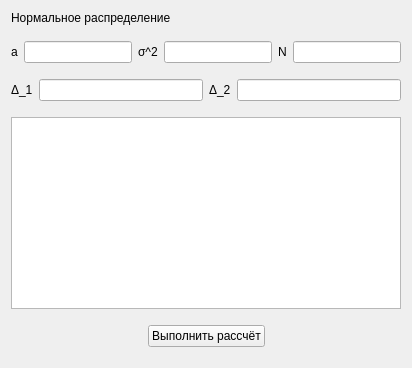
        <widget class="QWidget" name="page_2">
         <layout class="QVBoxLayout" name="verticalLayout_10">
          <item>
           <layout class="QVBoxLayout" name="verticalLayout_9">
            <item>
             <layout class="QVBoxLayout" name="page_0_vl_content_7" stretch="0,0,1,0,1,0,8,0,0,0">
              <item>
               <widget class="QLabel" name="label_5">
                <property name="text">
                 <string>Нормальное распределение</string>
                </property>
               </widget>
              </item>
              <item>
               <spacer name="verticalSpacer_19">
                <property name="orientation">
                 <enum>Qt::Orientation::Vertical</enum>
                </property>
                <property name="sizeType">
                 <enum>QSizePolicy::Policy::Preferred</enum>
                </property>
                <property name="sizeHint" stdset="0">
                 <size>
                  <width>20</width>
                  <height>10</height>
                 </size>
                </property>
               </spacer>
              </item>
              <item>
               <layout class="QHBoxLayout" name="horizontalLayout_27">
                <item>
                 <widget class="QLabel" name="label_40">
                  <property name="text">
                   <string>a</string>
                  </property>
                 </widget>
                </item>
                <item>
                 <widget class="QLineEdit" name="le_normal_distribution_a_parameter"/>
                </item>
                <item>
                 <widget class="QLabel" name="label_41">
                  <property name="text">
                   <string>σ^2</string>
                  </property>
                 </widget>
                </item>
                <item>
                 <widget class="QLineEdit" name="le_normal_distribution_sigma_square_parameter"/>
                </item>
                <item>
                 <widget class="QLabel" name="label_42">
                  <property name="text">
                   <string>N</string>
                  </property>
                 </widget>
                </item>
                <item>
                 <widget class="QLineEdit" name="le_normal_distribution_N_parameter"/>
                </item>
               </layout>
              </item>
              <item>
               <spacer name="verticalSpacer_24">
                <property name="orientation">
                 <enum>Qt::Orientation::Vertical</enum>
                </property>
                <property name="sizeType">
                 <enum>QSizePolicy::Policy::Preferred</enum>
                </property>
                <property name="sizeHint" stdset="0">
                 <size>
                  <width>20</width>
                  <height>10</height>
                 </size>
                </property>
               </spacer>
              </item>
              <item>
               <layout class="QHBoxLayout" name="horizontalLayout_29">
                <item>
                 <widget class="QLabel" name="label_43">
                  <property name="text">
                   <string>Δ_1</string>
                  </property>
                 </widget>
                </item>
                <item>
                 <widget class="QLineEdit" name="le_normal_distribution_delta_1">
                  <property name="readOnly">
                   <bool>true</bool>
                  </property>
                 </widget>
                </item>
                <item>
                 <widget class="QLabel" name="label_44">
                  <property name="text">
                   <string>Δ_2</string>
                  </property>
                 </widget>
                </item>
                <item>
                 <widget class="QLineEdit" name="le_normal_distribution_delta_2">
                  <property name="readOnly">
                   <bool>true</bool>
                  </property>
                 </widget>
                </item>
               </layout>
              </item>
              <item>
               <spacer name="verticalSpacer_21">
                <property name="orientation">
                 <enum>Qt::Orientation::Vertical</enum>
                </property>
                <property name="sizeType">
                 <enum>QSizePolicy::Policy::Preferred</enum>
                </property>
                <property name="sizeHint" stdset="0">
                 <size>
                  <width>20</width>
                  <height>10</height>
                 </size>
                </property>
               </spacer>
              </item>
              <item>
               <layout class="QHBoxLayout" name="horizontalLayout_30">
                <item>
                 <widget class="QTableWidget" name="tw_normal_distribution_result"/>
                </item>
               </layout>
              </item>
              <item>
               <spacer name="verticalSpacer_20">
                <property name="orientation">
                 <enum>Qt::Orientation::Vertical</enum>
                </property>
                <property name="sizeType">
                 <enum>QSizePolicy::Policy::Preferred</enum>
                </property>
                <property name="sizeHint" stdset="0">
                 <size>
                  <width>20</width>
                  <height>10</height>
                 </size>
                </property>
               </spacer>
              </item>
              <item>
               <layout class="QHBoxLayout" name="horizontalLayout_28">
                <item>
                 <spacer name="horizontalSpacer_14">
                  <property name="orientation">
                   <enum>Qt::Orientation::Horizontal</enum>
                  </property>
                  <property name="sizeHint" stdset="0">
                   <size>
                    <width>40</width>
                    <height>20</height>
                   </size>
                  </property>
                 </spacer>
                </item>
                <item>
                 <widget class="QPushButton" name="pb_normal_distribution_calculate">
                  <property name="text">
                   <string>Выполнить рассчёт</string>
                  </property>
                 </widget>
                </item>
                <item>
                 <spacer name="horizontalSpacer_16">
                  <property name="orientation">
                   <enum>Qt::Orientation::Horizontal</enum>
                  </property>
                  <property name="sizeHint" stdset="0">
                   <size>
                    <width>40</width>
                    <height>20</height>
                   </size>
                  </property>
                 </spacer>
                </item>
               </layout>
              </item>
              <item>
               <spacer name="verticalSpacer_27">
                <property name="orientation">
                 <enum>Qt::Orientation::Vertical</enum>
                </property>
                <property name="sizeType">
                 <enum>QSizePolicy::Policy::Preferred</enum>
                </property>
                <property name="sizeHint" stdset="0">
                 <size>
                  <width>20</width>
                  <height>10</height>
                 </size>
                </property>
               </spacer>
              </item>
             </layout>
            </item>
           </layout>
          </item>
         </layout>
        </widget>
